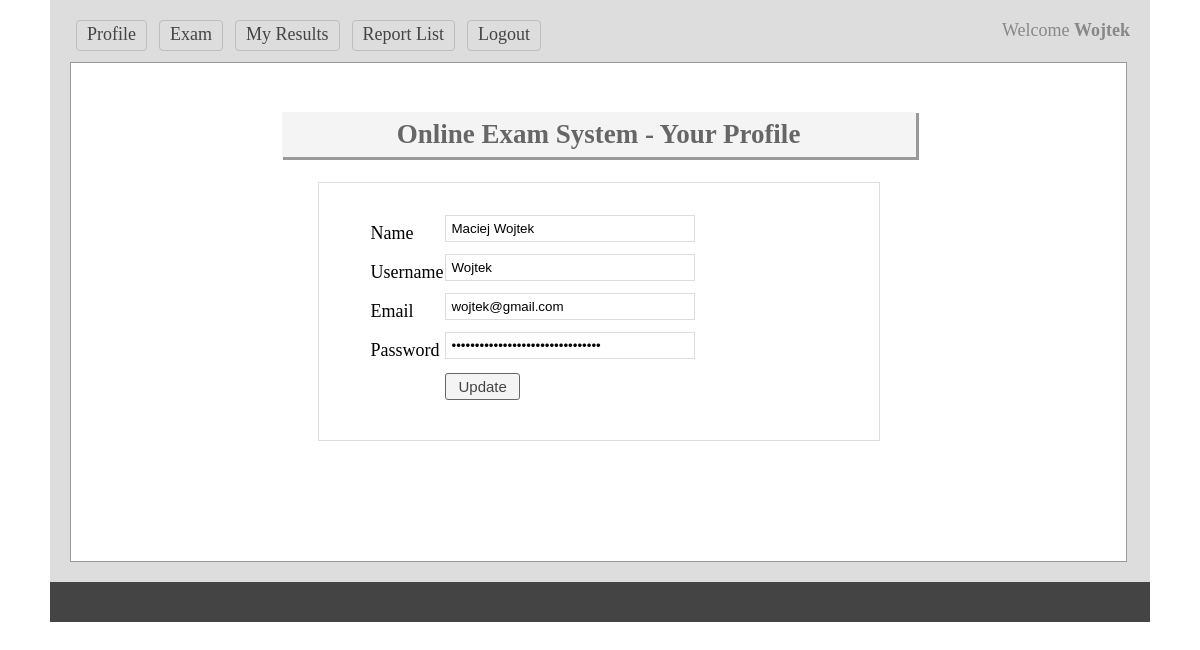
The page /profile.php (signed in) on the database its author committed.
### tables this page shows
CREATE TABLE `tbl_user` (
  `userId` int(11) NOT NULL,
  `name` varchar(50) NOT NULL,
  `username` varchar(30) NOT NULL,
  `password` varchar(32) NOT NULL,
  `email` varchar(255) NOT NULL,
  `status` int(11) NOT NULL DEFAULT '0'
);

### classes/User.php (called while the page is built, shortened)
<?php
$filepath = realpath(dirname(__FILE__));
include_once ($filepath.'/../lib/Session.php');
include_once ($filepath.'/../lib/Database.php');
class User{
    private $db;
    public function __construct(){
        $this->db = new Database();
    }
    public function getUserData($userId){
        $query = "SELECT * FROM tbl_user WHERE userId = '$userId'";
        $result = $this->db->select($query);
        return $result;
    }
}
?>

### lib/Database.php (called while the page is built, shortened)
<?php
Class Database{
	public $host   = DB_HOST;
	public $user   = DB_USER;
	public $pass   = DB_PASS;
	public $dbname = DB_NAME;
	public $link;
	private function connectDB(){
	$this->link = new mysqli($this->host, $this->user, $this->pass, $this->dbname);
 }
	public function select($query){
		$result = $this->link->query($query) or die($this->link->error.__LINE__);
		if($result->num_rows > 0){
			return $result;
		} else {
			return false;
		}
	}
}

### lib/Session.php (called while the page is built, shortened)
<?php
class Session{
	 public static function get($key){
	 	if (isset($_SESSION[$key])) {
	 		return $_SESSION[$key];
	 	} else {
	 		return false;
	 	}
	 }
}
?>

### profile.php (the view, shortened to what this page needs)
<?php include 'inc/header.php'; ?>
<?php
  $userId = Session::get("userId");
?>
    <div class="main">
        <h1>Online Exam System - Your Profile</h1>
        <div class="profile">
            <form action="" method="post">
                <?php
                $getData = $usr->getUserData($userId);
                if($getData){
                    $result = $getData->fetch_assoc();
                ?>
                <table class="tbl">
                    <tr>
                        <td>Name</td>
                        <td><input name="name" type="text" value="<?php echo $result['name'] ?>" ></td>
                    </tr>
                    <tr>
                        <td>Username</td>
                        <td><input name="username" type="text" value="<?php echo $result['username'] ?>" ></td>
                    </tr>
                    <tr>
                        <td>Email</td>
                        <td><input name="email" type="text" value="<?php echo $result['email'] ?>" ></td>
                    </tr>
                    <tr>
                        <td>Password</td>
                        <td><input name="password" type="password" value="<?php echo $result['password'] ?>" ></td>
                    </tr>
                    <tr>
                        <td></td>
                        <td class="button_class"><input type="submit" value="Update">
                        </td>
                    </tr>
                </table>
                <?php } ?>
            </form>
    </div>
 </div>
<?php include 'inc/footer.php'; ?>

### css/main.css (style rules this page uses)
* { margin:0;padding:0;outline:none }
body { font-family:verdana }
input[type="text"], input[type="password"] { border: 1px solid #ddd; margin-bottom: 10px; padding: 5px; width: 238px; }
input[type="submit"] { cursor: pointer; font-size: 15px; padding: 1px 10px; }
.main { background: #fff none repeat scroll 0 0; border: 1px solid #999; margin-top: 7px; min-height: 468px; padding: 15px; width: 1025px; }
.main h1 { background: #f4f4f4 none repeat scroll 0 0; box-shadow: 2px 2px 0 1px #999; color: #666; margin: 34px auto 25px; padding: 7px; text-align: center; width: 620px; }
.profile { width: 460px; margin: 0 auto; border: 1px solid #ddd; padding: 30px 50px 38px; }
.button_class input { background: #f4f4f4 none repeat scroll 0 0; border: 1px solid #666666; color: #444444; display: compact; margin-top: 2px; padding: 4px 12px; text-align: center; text-decoration: none; border-radius: 3px; }

### rows shown on the page
tbl_user: name "Maciej Wojtek", username "Wojtek", email "wojtek@gmail.com"

### other values the page prints
Session::get("username") "Wojtek"
